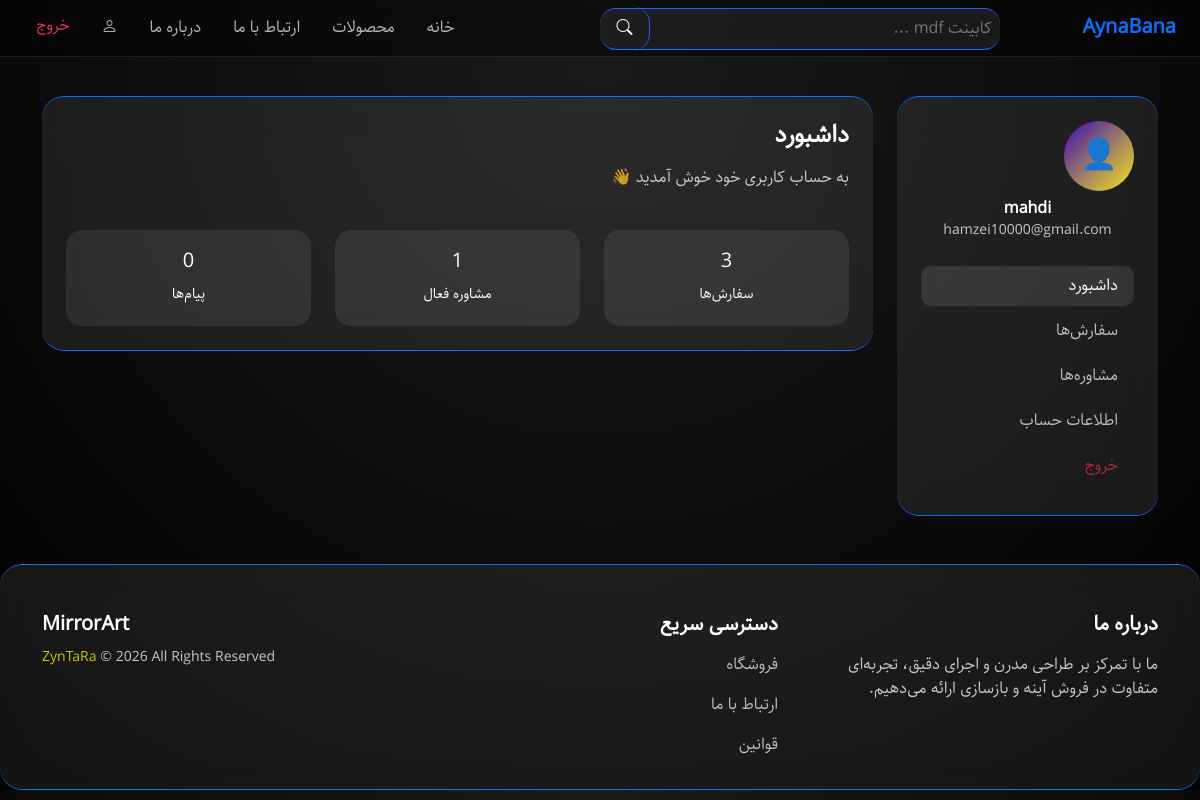
Before: /accounts/dashboard/ (signed in) with the older database file.
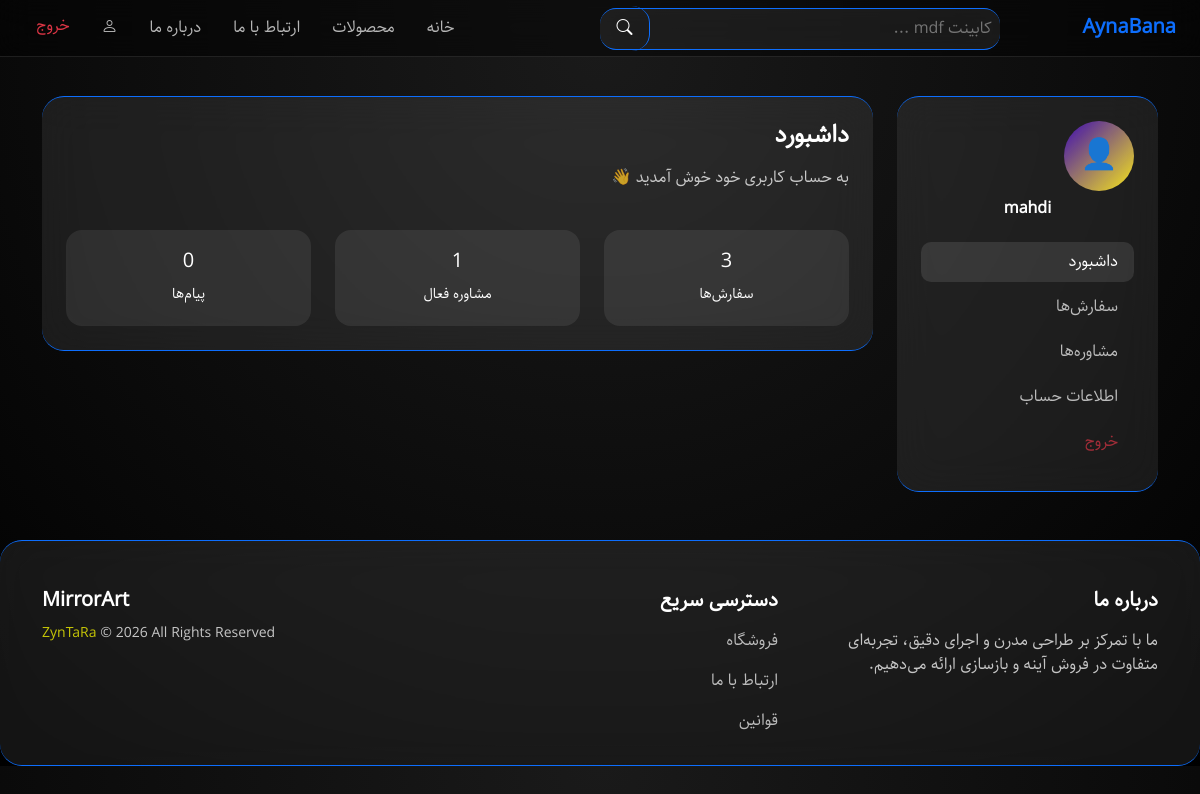
After: the same page with the newer database file.
### accounts/models.py (models this page shows)
class CustomUser(AbstractUser):
    pass

### accounts/views.py (the view)
# urls.py: path("dashboard/", views.Dashboard.as_view(), name="dashboard"),
class Dashboard(LoginRequiredMixin, generic.TemplateView):
    template_name = "accounts/dashboard.html"

### cart/context_processors.py (called while the page is built)
def cart(requset):
    return {"cart": Cart(requset)}

### accounts/templates/accounts/dashboard.html (shortened to what this page needs)
{% extends '_base.html' %}
{% block body %}
  <section class="pt-5 mt-5">
    <div class="container">
      <div class="row g-4">
        <div class="col-lg-3">
          <div class="glass-card p-4 user-sidebar">
            <div class="text-center mb-4">
              <div class="user-avatar mb-2">👤</div>
              <h6 class="fw-bold mb-0">{{ user.username }}</h6>
              {% if user.email %}
                <small class="opacity-75">{{ user.email }}</small>
              {% endif %}
            </div>
            <ul class="nav flex-column user-menu">
              <li class="nav-item">
                <a class="nav-link active" data-target="dashboard">داشبورد</a>
              </li>
              <li class="nav-item">
                <a class="nav-link" data-target="orders">سفارش‌ها</a>
              </li>
              <li class="nav-item">
                <a class="nav-link" data-target="consultations">مشاوره‌ها</a>
              </li>
              <li class="nav-item">
                <a class="nav-link" data-target="profile">اطلاعات حساب</a>
              </li>
              <li class="nav-item">
                <form action="{% url 'account_logout' %}" method="post">
                  <button class="nav-link text-danger">خروج</button>
                </form>
              </li>
            </ul>
          </div>
        </div>
        <div class="col-lg-9">
          <div class="glass-card p-4 user-content" id="dashboard">
            <h4 class="fw-bold mb-3">داشبورد</h4>
            <p class="opacity-75">به حساب کاربری خود خوش آمدید 👋</p>
            <div class="row g-4 mt-3">
              <div class="col-md-4">
                <div class="stat-box">
                  <h5>3</h5>
                  <small>سفارش‌ها</small>
                </div>
              </div>
              <div class="col-md-4">
                <div class="stat-box">
                  <h5>1</h5>
                  <small>مشاوره فعال</small>
                </div>
              </div>
              <div class="col-md-4">
                <div class="stat-box">
                  <h5>0</h5>
                  <small>پیام‌ها</small>
                </div>
              </div>
            </div>
          </div>
        </div>
      </div>
    </div>
  </section>
{% endblock %}

### templates/_base.html (shortened to what this page needs)
{% load static %}
<!DOCTYPE html>
<html lang="fa" dir="rtl">
  <head>
    <link rel="stylesheet" href="{% static 'css/bootstrap.rtl.min.css' %}" />
    <link rel="stylesheet" href="{% static 'css/bootstrap-icon.css' %}" />
    <link rel="stylesheet" href="{% static 'css/owl.carousel.min.css' %}" />
    <link rel="stylesheet" href="{% static 'css/owl.theme.default.min.css' %}" />
    <link rel="stylesheet" href="{% static 'css/card-slider.css' %}" />
    <link rel="stylesheet" href="{% static 'css/Map.css' %}" />
    <link rel="stylesheet" href="{% static 'css/fancybox.css' %}" />
    <link rel="stylesheet" href="{% static 'css/style.css' %}" />
  </head>
  <body>
    <header>
      <nav class="navbar navbar-expand-lg fixed-top glass-nav">
        <div class="container-fluid px-4">
          <a class="navbar-brand fw-bold text-primary" href="{% url 'home' %}">AynaBana</a>
          <div class="collapse navbar-collapse" id="mainNav">
            <ul class="navbar-nav ms-auto gap-3">
              <li class="nav-item">
                <a class="nav-link" href="{% url 'home' %}">خانه</a>
              </li>
              <li class="nav-item">
                <a class="nav-link" href="{% url 'product_list' %}">محصولات</a>
              </li>
              <li class="nav-item">
                <a class="nav-link" href="{% url 'contact_us' %}">ارتباط با ما</a>
              </li>
              <li class="nav-item">
                <a class="nav-link" href="{% url 'about_us' %}">درباره ما</a>
              </li>
              {% if user.is_authenticated %}
                <li class="nav-item d-none d-lg-block">
                  <a href="{% url 'dashboard' %}" class="nav-link"><span><i class="bi bi-person"></i></span></a>
                </li>
                <li class="nav-item">
                  <form action="{% url 'account_logout' %}" method="post">
                    <button class="btn ps-0 ps-lg-2 text-danger border-0">خروج</button>
                  </form>
                </li>
              {% else %}
                {% comment %}login / signup{% endcomment %}
                <li class="nav-item d-none d-lg-block">
                  <a href="{% url 'account_login' %}" class="nav-link"><span><i class="bi bi-box-arrow-in-right"></i></span></a>
                </li>
              {% endif %}
            </ul>
          </div>
          <div class="col-lg-4 col-sm-6 d-none d-sm-block text-center py-2 main-menu">
            <form action="{% url 'product_list' %}" method="GET" class="position-relative search-box">
              <input type="text" name="search" class="w-100 text-light p-2 rounded-4 border-primary border-end-0 border-start-0" placeholder="کابینت mdf ..." />
              <button type="submit" class="position-absolute search-btn border-start border-primary"><i class="bi bi-search"></i></button>
            </form>
          </div>
        </div>
      </nav>
    </header>
    {% block body %}
    {% endblock %}
    <footer class="mt-5 pt-5 pb-3 glass-footer">
      <div class="container">
        <div class="row gy-4">
          <div class="col-md-4">
            <h5 class="fw-bold">درباره ما</h5>
            <p class="opacity-75 mt-3">ما با تمرکز بر طراحی مدرن و اجرای دقیق، تجربه‌ای متفاوت در فروش آینه و بازسازی ارائه می‌دهیم.</p>
          </div>
          <div class="col-md-4">
            <h5 class="fw-bold">دسترسی سریع</h5>
            <ul class="list-unstyled mt-3">
              <li class="mb-3">
                <a href="{% url 'product_list' %}" class="footer-link">فروشگاه</a>
              </li>
              <li class="mb-3">
                <a href="{% url 'contact_us' %}" class="footer-link">ارتباط با ما</a>
              </li>
              <li class="mb-3">
                <a href="{% url 'privacy_policy' %}" class="footer-link">قوانین</a>
              </li>
            </ul>
          </div>
          <div class="col-md-4 text-md-end">
            <h5 class="fw-bold">MirrorArt</h5>
            <small class="opacity-75"><span style="opacity: 1; color: #ffff00;">ZynTaRa</span> © 2026 All Rights Reserved</small>
          </div>
        </div>
      </div>
    </footer>
  </body>
</html>

### static/css/style.css (style rules this page uses)
* { margin: 0; padding: 0; outline: none; box-sizing: border-box; }
ul, li { list-style: none; }
a { text-decoration: none; color: #333; }
html, body { font-family: 'mrsiteG'; font-size: 1rem; background: radial-gradient(circle at top, #1a1a1a, #000); color: #fff; }
:root { --color1: #4c00ffa9; --color2: #f8e71c; }
.glass-card, .glass-footer { background: #ffffff14; backdrop-filter: blur(20px); border-radius: 22px; border: 1px solid var(--bs-primary); border-right: 0; border-left: 0; transition: all ease .3s; }
.glass-nav { background: #00000073; backdrop-filter: blur(15px); border-bottom: 1px solid #ffffff1a; }
.main-menu { position: absolute; top: 0; left: 50%; }
.main-menu input, .main-menu-res input { background: #ffffff14; backdrop-filter: blur(20px); border: 1px solid #ffffff26; }
.main-menu button, .main-menu-res button { background: transparent; width: 50px; height: 45px; border-radius: 37%; color: #fff; top: -4%; left: 0; border: 0; }
.nav-link, .footer-link { color: #fff; opacity: .7; text-decoration: none; }
.user-avatar { width: 70px; height: 70px; border-radius: 50%; background: linear-gradient(135deg, var(--color1), var(--color2)); display: flex; align-items: center; justify-content: center; font-size: 30px; }
.user-menu .nav-link { color: #fff; opacity: 0.7; cursor: pointer; border-radius: 10px; margin-bottom: 5px; }
.user-menu .nav-link.active, .user-menu .nav-link:hover { background: rgba(255, 255, 255, 0.1); opacity: 1; }
.stat-box { background: rgba(255, 255, 255, 0.08); border-radius: 16px; padding: 20px; text-align: center; }
@media only screen and (min-width: 425px) { .main-menu { left: 26%; } }
@media only screen and (min-width: 992px) { .main-menu { left: 50%; } }

Changed rows visible on the page:
changed CustomUser "mahdi": email "hamzei10000@gmail.com" → (not shown)
